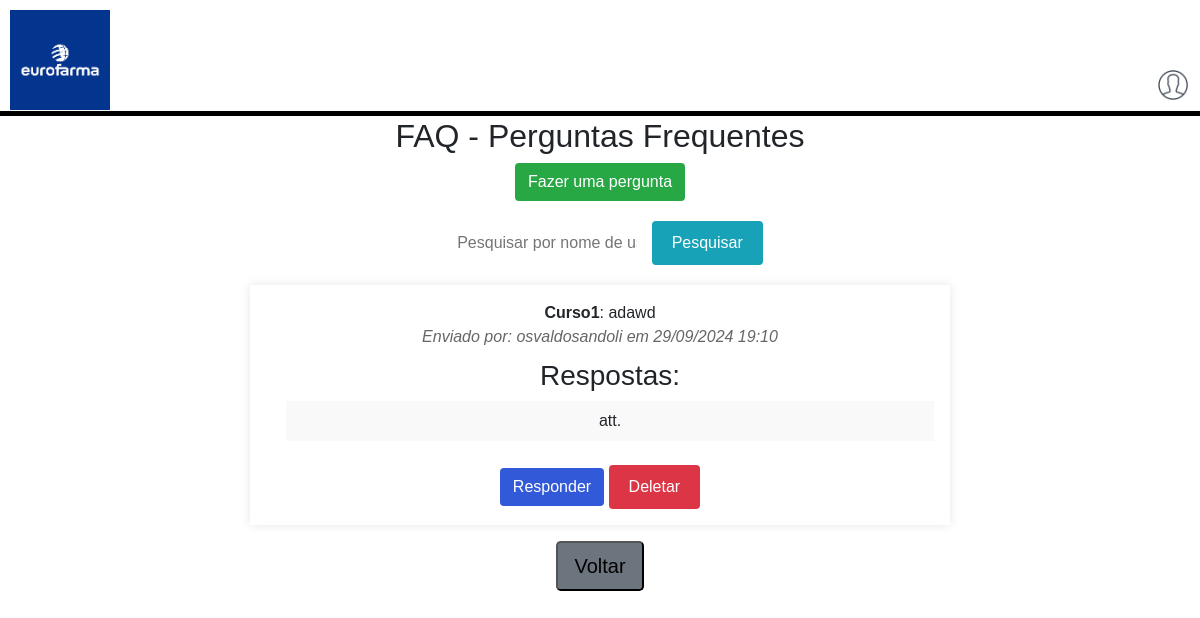
The app's page /faq/, older data.
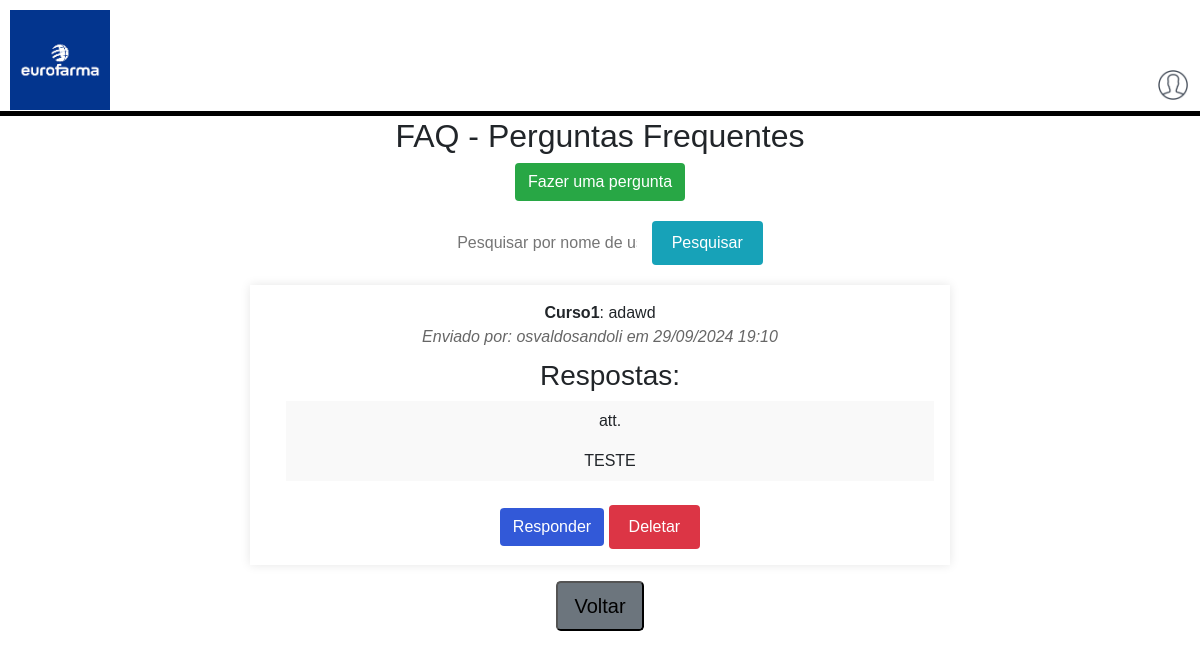
The same page, newer data.
### core/models.py (models this page shows, shortened)
class Pergunta(models.Model):
    usuario = models.ForeignKey(User, on_delete=models.CASCADE)
    tipo_pergunta = models.ForeignKey('TipoPergunta', on_delete=models.SET_NULL, null=True)
    texto_pergunta = models.TextField()
    data_criacao = models.DateTimeField(default=timezone.now)

class TipoPergunta(models.Model):
    tipo = models.CharField(max_length=100)

class Resposta(models.Model):
    pergunta = models.ForeignKey(Pergunta, on_delete=models.CASCADE, related_name='respostas')
    texto_resposta = models.TextField()
    usuario = models.ForeignKey(User, on_delete=models.SET_NULL, null=True, blank=True)  # Torna opcional
    data_criacao = models.DateTimeField(default=timezone.now)

### core/views.py (the view)
# urls.py: path('faq/', views.faq, name='faq'),
def faq(request):
    query = request.GET.get('q')
    if query:
        perguntas = Pergunta.objects.filter(usuario__username__icontains=query).exclude(usuario__isnull=True)
    else:
        perguntas = Pergunta.objects.all()
    if request.method == 'POST':
        pergunta_id = request.POST.get('pergunta_id')
        pergunta = get_object_or_404(Pergunta, id=pergunta_id)
        form = RespostaForm(request.POST)
        if form.is_valid():
            resposta = form.save(commit=False)
            resposta.pergunta = pergunta
            resposta.save()  # Salva a resposta sem associar a um usuário
            return redirect('faq')
    else:
        form = RespostaForm()
    return render(request, 'core/faq.html', {'perguntas': perguntas, 'form': form})

### core/forms.py
class RespostaForm(forms.ModelForm):
    class Meta:
        model = Resposta
        fields = ['texto_resposta']
        widgets = {
            'texto_resposta': forms.Textarea(attrs={'class': 'form-control', 'rows': 3}),
        }

### core/templates/core/faq.html (shortened to what this page needs)
<!DOCTYPE html>
<html lang="pt-BR">
<head>
    <link rel="stylesheet" type="text/css" href="../../static/core/style_faq.css">
    <link rel="stylesheet" href="https://stackpath.bootstrapcdn.com/bootstrap/4.1.3/css/bootstrap.min.css"
>
</head>
<body>
        <header>
          <div class="hdr">
            <div class="hdr_eur">
              <img class="eur" src="../../static/images/europahma.png" alt="">
            </div>
            <div class="hdr_lgn">
              <img class="icon" src="../../static/images/user.png" alt="">
            </div>
          </div>
        </header>
        <hr>
    <h2>FAQ - Perguntas Frequentes</h2>
    <div class="faq_perguntas">
        <a href="{% url 'cadastro_pergunta' %}">
            <button class="btn bg-success">Fazer uma pergunta</button>
        </a>
    </div>
    <form method="GET" action="{% url 'faq' %}">
        <input type="text" name="q" value="{{ query }}" placeholder="Pesquisar por nome de usuário">
        <button type="submit" class="btn bg-info">Pesquisar</button>
    </form>
    <ul>
        {% for pergunta in perguntas %}
            <li>
                <strong>{{ pergunta.tipo_pergunta.tipo }}</strong>: {{ pergunta.texto_pergunta }}
                <br><em>Enviado por: {{ pergunta.usuario.username }} em {{ pergunta.data_criacao|date:"d/m/Y H:i" }}</em>
                <ul>
                    <h3>Respostas:</h3>
                    {% for resposta in pergunta.respostas.all %}
                        <li>{{ resposta.texto_resposta }} <br></li>
                    {% empty %}
                        <li>Nenhuma resposta ainda.</li>
                    {% endfor %}
                </ul>
                <br>
                <button class="btn" type="button" onclick="document.getElementById('respostaForm{{ pergunta.id }}').style.display='block'">Responder</button>
                <form method="POST" action="{% url 'deletar_pergunta' pergunta.id %}" style="display:inline;">
                    <button type="submit" class="btn bg-danger" onclick="return confirm('Tem certeza que deseja excluir esta pergunta?')">Deletar</button>
                </form>
            </li>
        {% endfor %}
    </ul>
    <a href="{% url 'cadastro_geral' %}"><button class="btn-lg bg-secondary">Voltar</button></a>
</body>
</html>

Row changes from the older to the newer data that the page shows:
added Resposta: texto_resposta "TESTE"
